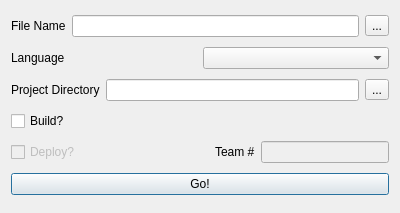
<?xml version="1.0" encoding="UTF-8"?>
<ui version="4.0">
 <class>GeneratorDialog</class>
 <widget class="QDialog" name="GeneratorDialog">
  <property name="geometry">
   <rect>
    <x>0</x>
    <y>0</y>
    <width>400</width>
    <height>213</height>
   </rect>
  </property>
  <property name="windowTitle">
   <string>FRCGen</string>
  </property>
  <layout class="QVBoxLayout" name="verticalLayout">
   <item>
    <layout class="QHBoxLayout" name="fileNameLayout">
     <item>
      <widget class="QLabel" name="fileNameLabel">
       <property name="text">
        <string>File Name</string>
       </property>
      </widget>
     </item>
     <item>
      <widget class="QLineEdit" name="fileNameEdit">
       <property name="readOnly">
        <bool>true</bool>
       </property>
      </widget>
     </item>
     <item>
      <widget class="QToolButton" name="fileNameButton">
       <property name="text">
        <string>...</string>
       </property>
      </widget>
     </item>
    </layout>
   </item>
   <item>
    <layout class="QHBoxLayout" name="languageLayout">
     <item>
      <widget class="QLabel" name="languageLabel">
       <property name="text">
        <string>Language</string>
       </property>
      </widget>
     </item>
     <item>
      <widget class="QComboBox" name="languageCombo"/>
     </item>
    </layout>
   </item>
   <item>
    <layout class="QHBoxLayout" name="projectDirLayout">
     <item>
      <widget class="QLabel" name="projectDirLabel">
       <property name="text">
        <string>Project Directory</string>
       </property>
      </widget>
     </item>
     <item>
      <widget class="QLineEdit" name="projectDirEdit">
       <property name="readOnly">
        <bool>true</bool>
       </property>
      </widget>
     </item>
     <item>
      <widget class="QToolButton" name="projectDirButton">
       <property name="text">
        <string>...</string>
       </property>
      </widget>
     </item>
    </layout>
   </item>
   <item>
    <widget class="QCheckBox" name="buildCheck">
     <property name="text">
      <string>Build?</string>
     </property>
    </widget>
   </item>
   <item>
    <layout class="QHBoxLayout" name="deployLayout">
     <item>
      <widget class="QCheckBox" name="deployCheck">
       <property name="enabled">
        <bool>false</bool>
       </property>
       <property name="text">
        <string>Deploy?</string>
       </property>
      </widget>
     </item>
     <item>
      <spacer name="deploySpacer">
       <property name="orientation">
        <enum>Qt::Horizontal</enum>
       </property>
       <property name="sizeHint" stdset="0">
        <size>
         <width>40</width>
         <height>20</height>
        </size>
       </property>
      </spacer>
     </item>
     <item>
      <widget class="QLabel" name="teamNumLabel">
       <property name="text">
        <string>Team #</string>
       </property>
      </widget>
     </item>
     <item>
      <widget class="QLineEdit" name="teamNumEdit">
       <property name="enabled">
        <bool>false</bool>
       </property>
      </widget>
     </item>
    </layout>
   </item>
   <item>
    <widget class="QPushButton" name="goButton">
     <property name="text">
      <string>Go!</string>
     </property>
    </widget>
   </item>
  </layout>
 </widget>
 <resources/>
 <connections/>
</ui>
